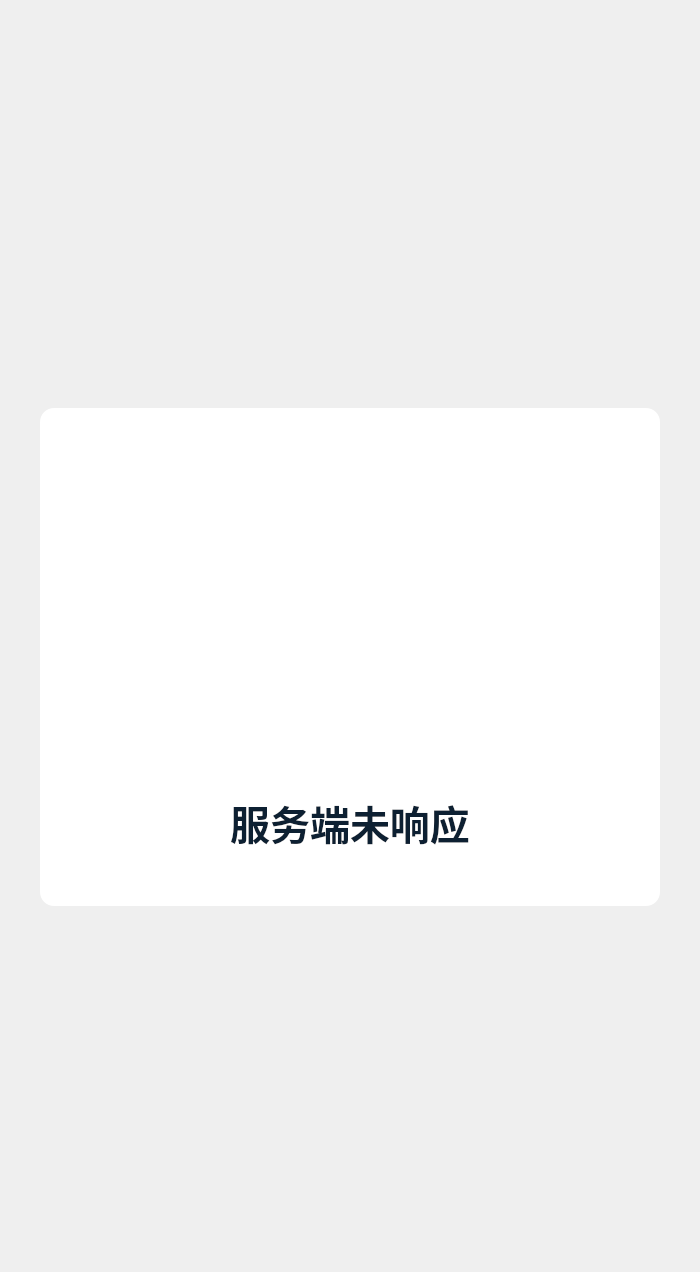
     <widget class="QWidget" name="page_not_reply">
      <layout class="QVBoxLayout" name="verticalLayout_11">
       <property name="spacing">
        <number>0</number>
       </property>
       <property name="leftMargin">
        <number>0</number>
       </property>
       <property name="topMargin">
        <number>0</number>
       </property>
       <property name="rightMargin">
        <number>0</number>
       </property>
       <property name="bottomMargin">
        <number>0</number>
       </property>
       <item>
        <spacer name="verticalSpacer_7">
         <property name="orientation">
          <enum>Qt::Vertical</enum>
         </property>
         <property name="sizeType">
          <enum>QSizePolicy::Fixed</enum>
         </property>
         <property name="sizeHint" stdset="0">
          <size>
           <width>20</width>
           <height>408</height>
          </size>
         </property>
        </spacer>
       </item>
       <item>
        <layout class="QHBoxLayout" name="horizontalLayout_7">
         <item>
          <spacer name="horizontalSpacer_13">
           <property name="orientation">
            <enum>Qt::Horizontal</enum>
           </property>
           <property name="sizeHint" stdset="0">
            <size>
             <width>40</width>
             <height>20</height>
            </size>
           </property>
          </spacer>
         </item>
         <item>
          <widget class="QWidget" name="widget_6" native="true">
           <property name="minimumSize">
            <size>
             <width>620</width>
             <height>498</height>
            </size>
           </property>
           <property name="maximumSize">
            <size>
             <width>620</width>
             <height>498</height>
            </size>
           </property>
           <property name="styleSheet">
            <string notr="true">border-radius: 14px;
background: rgba(255, 255, 255, 1);</string>
           </property>
           <layout class="QVBoxLayout" name="verticalLayout_7">
            <property name="spacing">
             <number>24</number>
            </property>
            <property name="leftMargin">
             <number>0</number>
            </property>
            <property name="topMargin">
             <number>39</number>
            </property>
            <property name="rightMargin">
             <number>0</number>
            </property>
            <property name="bottomMargin">
             <number>55</number>
            </property>
            <item>
             <layout class="QHBoxLayout" name="horizontalLayout_8">
              <property name="spacing">
               <number>0</number>
              </property>
              <item>
               <spacer name="horizontalSpacer_14">
                <property name="orientation">
                 <enum>Qt::Horizontal</enum>
                </property>
                <property name="sizeHint" stdset="0">
                 <size>
                  <width>40</width>
                  <height>20</height>
                 </size>
                </property>
               </spacer>
              </item>
              <item>
               <widget class="QLabel" name="label_11">
                <property name="text">
                 <string/>
                </property>
                <property name="pixmap">
                 <pixmap resource="resource.qrc">:/images/1x/pic_NoService.png</pixmap>
                </property>
                <property name="alignment">
                 <set>Qt::AlignCenter</set>
                </property>
               </widget>
              </item>
              <item>
               <spacer name="horizontalSpacer_15">
                <property name="orientation">
                 <enum>Qt::Horizontal</enum>
                </property>
                <property name="sizeHint" stdset="0">
                 <size>
                  <width>40</width>
                  <height>20</height>
                 </size>
                </property>
               </spacer>
              </item>
             </layout>
            </item>
            <item>
             <widget class="QLabel" name="label_12">
              <property name="minimumSize">
               <size>
                <width>0</width>
                <height>58</height>
               </size>
              </property>
              <property name="maximumSize">
               <size>
                <width>16777215</width>
                <height>58</height>
               </size>
              </property>
              <property name="styleSheet">
               <string notr="true">color: rgba(0, 20, 39, 0.95);
font-family: Noto Sans SC;
font-weight: 500;
font-size: 40px;</string>
              </property>
              <property name="text">
               <string>服务端未响应</string>
              </property>
              <property name="alignment">
               <set>Qt::AlignCenter</set>
              </property>
             </widget>
            </item>
           </layout>
          </widget>
         </item>
         <item>
          <spacer name="horizontalSpacer_16">
           <property name="orientation">
            <enum>Qt::Horizontal</enum>
           </property>
           <property name="sizeHint" stdset="0">
            <size>
             <width>40</width>
             <height>20</height>
            </size>
           </property>
          </spacer>
         </item>
        </layout>
       </item>
       <item>
        <spacer name="verticalSpacer_8">
         <property name="orientation">
          <enum>Qt::Vertical</enum>
         </property>
         <property name="sizeHint" stdset="0">
          <size>
           <width>20</width>
           <height>366</height>
          </size>
         </property>
        </spacer>
       </item>
      </layout>
     </widget>
